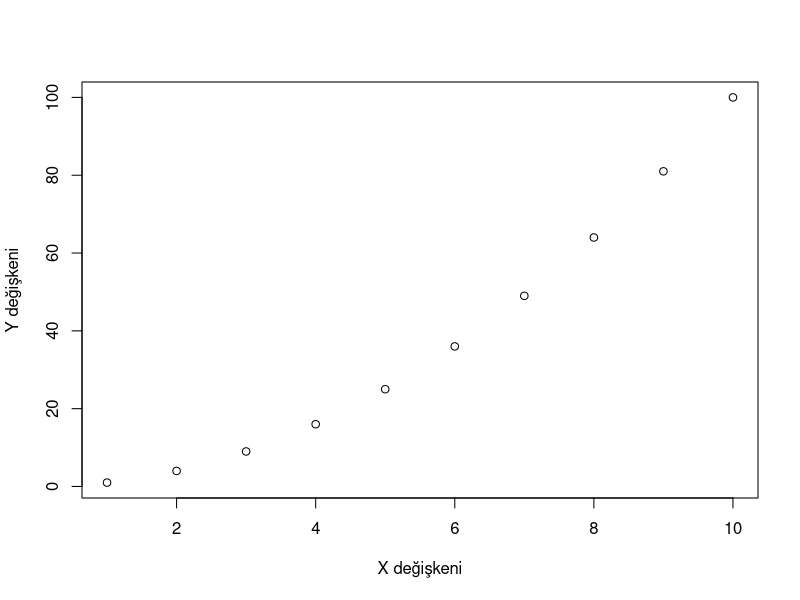
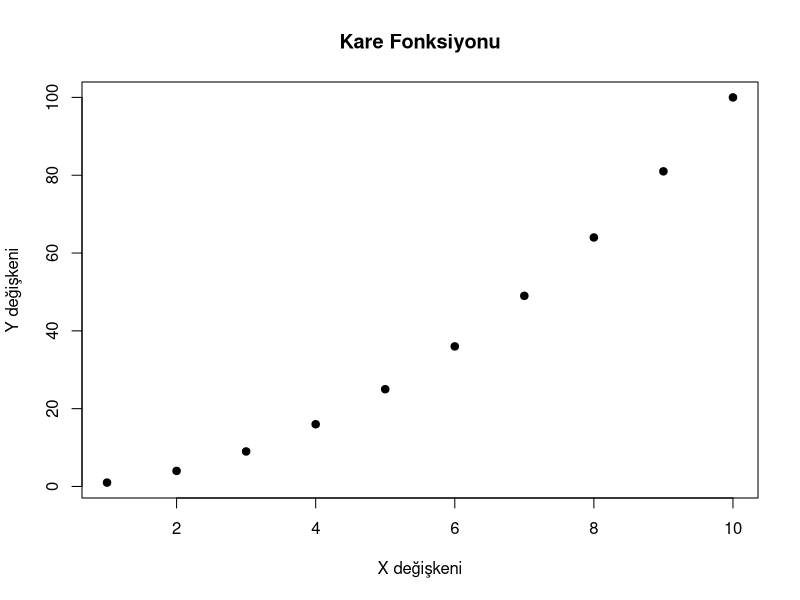
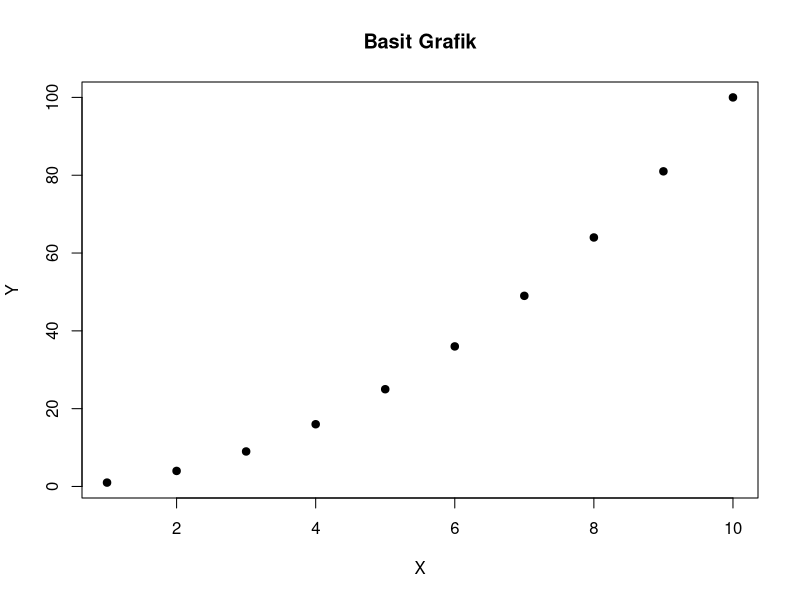

Source code (R) for these figures, in order:
## ---- chunk 1
# sqrt() karekök hesaplar.
sqrt(16)

# mean() ortalama hesaplar.
mean(c(10, 20, 30))

# length() nesnenin uzunluğunu verir.
length(c("A", "B", "C"))
## ---- chunk 2
x1 <- c(10, 20, 30)
x2 <- c(5, 15, 25)
x3 <- c(100, 120, 140)

mean(x1)
mean(x2)
mean(x3)
## ---- chunk 3
# Standartlaştırma işlemi:
# Her değerden ortalama çıkarılır ve standart sapmaya bölünür.
(x1 - mean(x1)) / sd(x1)
(x2 - mean(x2)) / sd(x2)
(x3 - mean(x3)) / sd(x3)
## ---- chunk 4
standartlastir <- function(x) {
  (x - mean(x)) / sd(x)
}

standartlastir(x1)
standartlastir(x2)
standartlastir(x3)
## ---- chunk 5
mean
## ---- chunk 6
is.function(mean)
is.function(sum)
is.function(data.frame)
## ---- chunk 7
# x argümanını alıp karesini döndüren fonksiyon
kare_al <- function(x) {
  x^2
}

kare_al(5)
kare_al(12)
## ---- chunk 8
topla <- function(x, y) {
  x + y
}

topla(5, 8)
## ---- chunk 9
# Dikdörtgen alanı hesaplayan fonksiyon
dikdortgen_alan <- function(uzunluk, genislik) {
  uzunluk * genislik
}

dikdortgen_alan(uzunluk = 10, genislik = 4)
## ---- chunk 10
# Sıralı kullanım
dikdortgen_alan(10, 4)

# İsimli kullanım
dikdortgen_alan(uzunluk = 10, genislik = 4)
## ---- chunk 11
# Argüman sırası değişse bile isimli kullanım doğru sonucu üretir.
dikdortgen_alan(genislik = 4, uzunluk = 10)
## ---- chunk 12
selamla <- function(isim = "Misafir") {
  paste("Merhaba", isim)
}

selamla()
selamla("Fatih")
## ---- chunk 13
x <- c(10, 20, NA, 30)

mean(x)
mean(x, na.rm = TRUE)
## ---- chunk 14
ortalama_hesapla <- function(x, na.rm = TRUE) {
  mean(x, na.rm = na.rm)
}

ortalama_hesapla(x)
ortalama_hesapla(x, na.rm = FALSE)
## ---- chunk 15
kup_al <- function(x) {
  x^3
}

kup_al(3)
## ---- chunk 16
kup_al2 <- function(x) {
  sonuc <- x^3
  return(sonuc)
}

kup_al2(3)
## ---- chunk 17
pozitif_karekok <- function(x) {

  if (x < 0) {
    return(NA)
  }

  sqrt(x)
}

pozitif_karekok(25)
pozitif_karekok(-4)
## ---- chunk 18
varyasyon_katsayisi <- function(x, na.rm = TRUE) {

  ortalama <- mean(x, na.rm = na.rm)
  standart_sapma <- sd(x, na.rm = na.rm)

  sonuc <- standart_sapma / ortalama

  return(sonuc)
}

varyasyon_katsayisi(c(10, 12, 15, 20))
## ---- chunk 19
sayi_tipi <- function(x) {

  if (x > 0) {
    "Pozitif"
  } else if (x < 0) {
    "Negatif"
  } else {
    "Sıfır"
  }
}

sayi_tipi(10)
sayi_tipi(-3)
sayi_tipi(0)
## ---- chunk 20
yuzde_artis <- function(eski, yeni) {
  ((yeni - eski) / eski) * 100
}

yuzde_artis(100, 120)
## ---- chunk 21
eski <- c(100, 200, 300)
yeni <- c(110, 260, 330)

yuzde_artis(eski, yeni)
## ---- chunk 22
yuzde_artis_guvenli <- function(eski, yeni) {

  if (length(eski) != length(yeni)) {
    stop("eski ve yeni vektörleri aynı uzunlukta olmalıdır.")
  }

  if (any(eski == 0)) {
    stop("eski değerleri içinde 0 olamaz; yüzde değişim tanımsız olur.")
  }

  ((yeni - eski) / eski) * 100
}

yuzde_artis_guvenli(c(100, 200), c(120, 260))
## ---- chunk 23
karekok_guvenli <- function(x) {

  if (any(x < 0)) {
    stop("Negatif değerler için reel karekök hesaplanamaz.")
  }

  sqrt(x)
}

karekok_guvenli(c(4, 9, 16))
## ---- chunk 24
ortalama_uyarili <- function(x) {

  if (any(is.na(x))) {
    warning("Veride eksik değer var; na.rm = TRUE kullanıldı.")
  }

  mean(x, na.rm = TRUE)
}

ortalama_uyarili(c(10, 20, NA, 30))
## ---- chunk 25
raporla_ortalama <- function(x) {

  message("Ortalama hesaplanıyor...")

  mean(x, na.rm = TRUE)
}

raporla_ortalama(c(10, 20, 30))
## ---- chunk 26
x <- 100

ornek <- function() {
  x <- 5
  x + 1
}

ornek()
x
## ---- chunk 27
katsayi <- 2

carp_kotu <- function(x) {
  x * katsayi
}

carp_kotu(10)
## ---- chunk 28
katsayi <- 5
carp_kotu(10)
## ---- chunk 29
carp_iyi <- function(x, katsayi = 2) {
  x * katsayi
}

carp_iyi(10)
carp_iyi(10, katsayi = 5)
## ---- chunk 30
ortalama2 <- function(x, ...) {
  mean(x, ...)
}

x <- c(10, 20, NA, 30)

ortalama2(x)
ortalama2(x, na.rm = TRUE)
## ---- chunk 31
grafik_ciz <- function(x, y, ...) {

  plot(
    x, y,
    xlab = "X değişkeni",
    ylab = "Y değişkeni",
    ...
  )
}

x <- 1:10
y <- x^2

grafik_ciz(x, y)
grafik_ciz(x, y, main = "Kare Fonksiyonu", pch = 19)
## ---- chunk 32
ozet_ortalama <- function(x, baslik = "Ortalama", ...) {

  sonuc <- mean(x, ...)

  paste(baslik, ":", round(sonuc, 2))
}

x <- c(10, 20, NA, 30)

ozet_ortalama(x, na.rm = TRUE)
ozet_ortalama(x, baslik = "Gelir ortalaması", na.rm = TRUE)
## ---- chunk 33
# Bu örnek, yanlış argüman kullanımının riskini göstermek içindir.
# mean(c(1, 2, 3), na.rmm = TRUE)
## ---- chunk 34
toplam_kare <- function(n) {

  toplam <- 0

  for (i in seq_len(n)) {
    toplam <- toplam + i^2
  }

  toplam
}

toplam_kare(5)
## ---- chunk 35
degisken_ozeti <- function(df, degisken) {

  x <- df[[degisken]]

  ort <- mean(x, na.rm = TRUE)
  ss  <- sd(x, na.rm = TRUE)
  min_deger <- min(x, na.rm = TRUE)
  max_deger <- max(x, na.rm = TRUE)

  data.frame(
    degisken = degisken,
    ortalama = ort,
    standart_sapma = ss,
    minimum = min_deger,
    maksimum = max_deger
  )
}

veri <- data.frame(
  yas = c(25, 30, 35, 40, NA),
  gelir = c(20000, 25000, 32000, 40000, 38000)
)

degisken_ozeti(veri, "yas")
degisken_ozeti(veri, "gelir")
## ---- chunk 36
sayisal_ozet <- function(df) {

  # Hangi sütunların sayısal olduğunu buluyoruz.
  sayisal_mi <- sapply(df, is.numeric)

  # Sadece sayısal sütunları seçiyoruz.
  sayisal_df <- df[, sayisal_mi, drop = FALSE]

  # Sonuçları saklamak için boş liste oluşturuyoruz.
  sonuc_listesi <- list()

  for (degisken in names(sayisal_df)) {

    x <- sayisal_df[[degisken]]

    sonuc_listesi[[degisken]] <- data.frame(
      degisken = degisken,
      n = sum(!is.na(x)),
      ortalama = mean(x, na.rm = TRUE),
      standart_sapma = sd(x, na.rm = TRUE),
      minimum = min(x, na.rm = TRUE),
      maksimum = max(x, na.rm = TRUE)
    )
  }

  # Liste içindeki data.frame nesnelerini alt alta birleştiriyoruz.
  do.call(rbind, sonuc_listesi)
}

veri <- data.frame(
  yas = c(25, 30, 35, 40, NA),
  gelir = c(20000, 25000, 32000, 40000, 38000),
  cinsiyet = c("E", "K", "E", "K", "E")
)

sayisal_ozet(veri)
## ---- chunk 37
# Daha iyi: sonucu döndüren fonksiyon
ortalama_dondur <- function(x) {
  mean(x, na.rm = TRUE)
}

ortalama_dondur(c(10, 20, NA, 30))
## ---- chunk 38
# Sadece ekrana yazdıran fonksiyon
ortalama_yazdir <- function(x) {
  print(mean(x, na.rm = TRUE))
}

ortalama_yazdir(c(10, 20, NA, 30))
## ---- chunk 39
# 1. İki sayının ortalaması
ortalama2 <- function(x, y) {
  (x + y) / 2
}

ortalama2(10, 20)
## ---- chunk 40
# 2. Daire alanı
# pi R içinde hazır gelen matematiksel sabittir.
daire_alan <- function(r) {
  pi * r^2
}

daire_alan(5)
## ---- chunk 41
# 3. Çift / tek kontrolü
# %% kalanı verir. Bir sayının 2 ile bölümünden kalan 0 ise sayı çifttir.
cift_mi <- function(x) {

  if (x %% 2 == 0) {
    "Çift"
  } else {
    "Tek"
  }
}

cift_mi(8)
cift_mi(7)
## ---- chunk 42
# 4. Sayısal özet
vektor_ozet <- function(x, na.rm = TRUE) {

  data.frame(
    n = sum(!is.na(x)),
    ortalama = mean(x, na.rm = na.rm),
    standart_sapma = sd(x, na.rm = na.rm),
    minimum = min(x, na.rm = na.rm),
    maksimum = max(x, na.rm = na.rm)
  )
}

vektor_ozet(c(10, 20, NA, 30))
## ---- chunk 43
# 5. Eksik değerleri dikkate alan ortalama
ortalama_na <- function(x) {
  mean(x, na.rm = TRUE)
}

ortalama_na(c(10, 20, NA, 30))
## ---- chunk 44
# 6. Harf notu
harf_notu <- function(puan) {

  if (puan >= 90) {
    "A"
  } else if (puan >= 80) {
    "B"
  } else if (puan >= 70) {
    "C"
  } else if (puan >= 50) {
    "D"
  } else {
    "F"
  }
}

harf_notu(85)
## ---- chunk 45
# 7. Basit sayısal veri çerçevesi özeti
sayisal_ozet_kisa <- function(df) {

  sayisal_mi <- sapply(df, is.numeric)
  sayisal_df <- df[, sayisal_mi, drop = FALSE]

  sonuc <- lapply(names(sayisal_df), function(degisken) {

    x <- sayisal_df[[degisken]]

    data.frame(
      degisken = degisken,
      ortalama = mean(x, na.rm = TRUE),
      standart_sapma = sd(x, na.rm = TRUE)
    )
  })

  do.call(rbind, sonuc)
}

sayisal_ozet_kisa(veri)
## ---- chunk 46
# 8. Ellipsis kullanan grafik fonksiyonu
grafik_ciz2 <- function(x, y, ...) {

  plot(
    x, y,
    xlab = "X",
    ylab = "Y",
    ...
  )
}

grafik_ciz2(1:10, (1:10)^2, main = "Basit Grafik", pch = 19)
